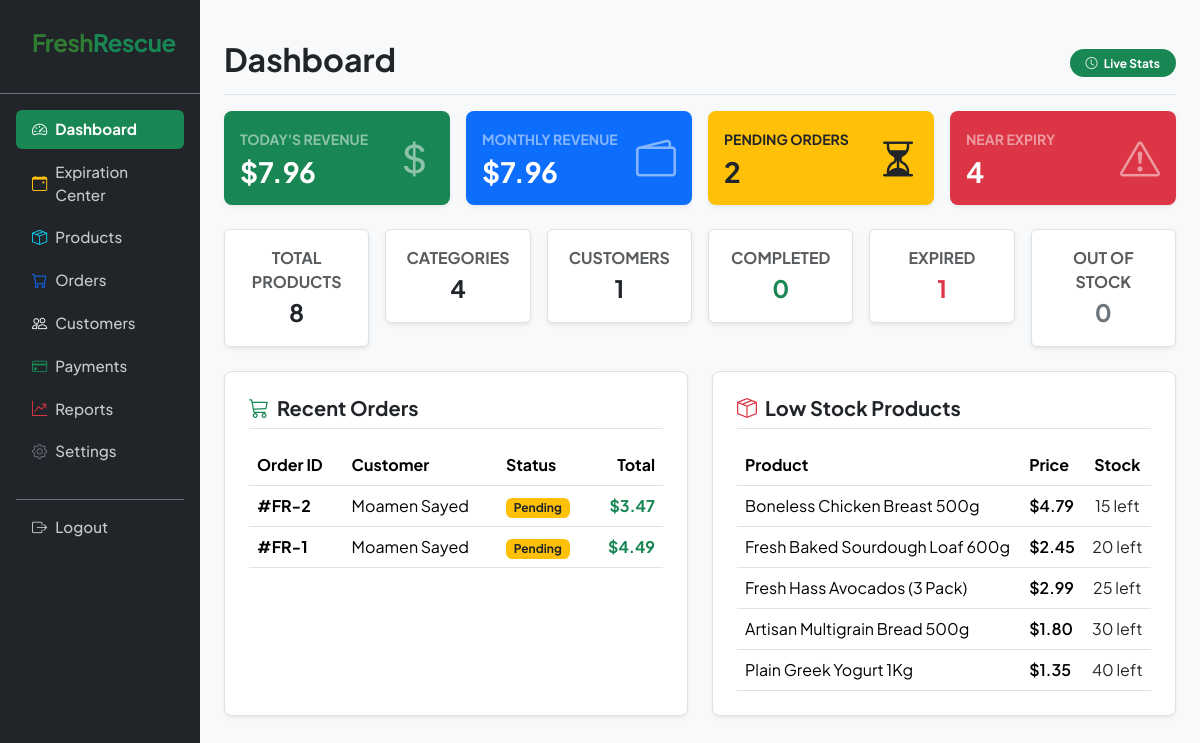
The page /admin/dashboard.php (signed in) on the database its author committed.
### tables this page shows
CREATE TABLE `order` (
  `id` int(11) NOT NULL,
  `name` varchar(255) NOT NULL,
  `status` varchar(50) NOT NULL,
  `total_price` decimal(10,2) NOT NULL,
  `user_id` int(11) DEFAULT NULL,
  `payment_id` int(11) DEFAULT NULL,
  `created_at` timestamp NOT NULL DEFAULT current_timestamp()
);

CREATE TABLE `product` (
  `id` int(11) NOT NULL,
  `name` varchar(255) NOT NULL,
  `description` text DEFAULT NULL,
  `price` decimal(10,2) NOT NULL,
  `quantity` int(11) NOT NULL DEFAULT 0,
  `category_id` int(11) DEFAULT NULL,
  `image` varchar(255) DEFAULT NULL,
  `discount` int(11) DEFAULT 0,
  `expiration_date` date DEFAULT NULL,
  `status` varchar(50) DEFAULT 'active'
);

### includes/functions.php (called while the page is built, shortened)
<?php
function esc(string $value): string {
    return htmlspecialchars($value, ENT_QUOTES, 'UTF-8');
}

### admin/dashboard.php (the view, shortened to what this page needs)
<?php
require_once __DIR__ . '/../includes/functions.php';
$conn = getDatabaseConnection();
$totalProducts = $conn->query("SELECT COUNT(*) FROM `product`")->fetch_row()[0];
$totalCategories = $conn->query("SELECT COUNT(*) FROM `category`")->fetch_row()[0];
$totalUsers = $conn->query("SELECT COUNT(*) FROM `user` WHERE `role` = 'customer'")->fetch_row()[0];
$todayRevenue = $conn->query("SELECT SUM(`total_price`) FROM `order` WHERE DATE(`created_at`) = CURRENT_DATE")->fetch_row()[0] ?? 0.0;
$monthRevenue = $conn->query("SELECT SUM(`total_price`) FROM `order` WHERE MONTH(`created_at`) = MONTH(CURRENT_DATE) AND YEAR(`created_at`) = YEAR(CURRENT_DATE)")->fetch_row()[0] ?? 0.0;
$pendingOrders = $conn->query("SELECT COUNT(*) FROM `order` WHERE `status` = 'Pending'")->fetch_row()[0];
$completedOrders = $conn->query("SELECT COUNT(*) FROM `order` WHERE `status` = 'Completed' OR `status` = 'Delivered'")->fetch_row()[0];
$today = date('Y-m-d');
$nearExpiryDate = date('Y-m-d', strtotime('+3 days'));
$nearExpiryProducts = $conn->query("SELECT COUNT(*) FROM `product` WHERE `expiration_date` >= '$today' AND `expiration_date` <= '$nearExpiryDate' AND `status` = 'active'")->fetch_row()[0];
$expiredProducts = $conn->query("SELECT COUNT(*) FROM `product` WHERE `expiration_date` < '$today'")->fetch_row()[0];
$outOfStockProducts = $conn->query("SELECT COUNT(*) FROM `product` WHERE `quantity` = 0")->fetch_row()[0];
include __DIR__ . '/../includes/head.php';
?>
<div class="container-fluid">
  <div class="row">
    <?php include __DIR__ . '/../includes/sidebar.php'; ?>
    <main class="col-md-9 ms-sm-auto col-lg-10 px-md-4 py-4 bg-light">
      <div class="d-flex justify-content-between flex-wrap flex-md-nowrap align-items-center pt-3 pb-2 mb-3 border-bottom">
        <h1 class="h2 fw-bold text-dark">Dashboard</h1>
        <div class="btn-toolbar mb-2 mb-md-0">
          <span class="badge bg-success px-3 py-2 fs-7 rounded-pill"><i class="bi bi-clock me-1"></i> Live Stats</span>
        </div>
      </div>
      <div class="row g-3 mb-4">
        <div class="col-6 col-lg-3">
          <div class="card border-0 shadow-sm rounded-3 bg-success text-white p-3">
            <div class="d-flex align-items-center justify-content-between">
              <div>
                <small class="text-white-50 text-uppercase fw-bold fs-9">Today's Revenue</small>
                <h3 class="fw-bold mb-0 mt-1">$<?php echo number_format($todayRevenue, 2); ?></h3>
              </div>
              <i class="bi bi-currency-dollar fs-1 text-white-50"></i>
            </div>
          </div>
        </div>
        <div class="col-6 col-lg-3">
          <div class="card border-0 shadow-sm rounded-3 bg-primary text-white p-3">
            <div class="d-flex align-items-center justify-content-between">
              <div>
                <small class="text-white-50 text-uppercase fw-bold fs-9">Monthly Revenue</small>
                <h3 class="fw-bold mb-0 mt-1">$<?php echo number_format($monthRevenue, 2); ?></h3>
              </div>
              <i class="bi bi-wallet2 fs-1 text-white-50"></i>
            </div>
          </div>
        </div>
        <div class="col-6 col-lg-3">
          <div class="card border-0 shadow-sm rounded-3 bg-warning text-dark p-3">
            <div class="d-flex align-items-center justify-content-between">
              <div>
                <small class="text-dark-50 text-uppercase fw-bold fs-9">Pending Orders</small>
                <h3 class="fw-bold mb-0 mt-1"><?php echo $pendingOrders; ?></h3>
              </div>
              <i class="bi bi-hourglass-split fs-1 text-dark-50"></i>
            </div>
          </div>
        </div>
        <div class="col-6 col-lg-3">
          <div class="card border-0 shadow-sm rounded-3 bg-danger text-white p-3">
            <div class="d-flex align-items-center justify-content-between">
              <div>
                <small class="text-white-50 text-uppercase fw-bold fs-9">Near Expiry</small>
                <h3 class="fw-bold mb-0 mt-1"><?php echo $nearExpiryProducts; ?></h3>
              </div>
              <i class="bi bi-exclamation-triangle fs-1 text-white-50"></i>
            </div>
          </div>
        </div>
      </div>
      <div class="row g-3 mb-4 text-center">
        <div class="col-4 col-md-2">
          <div class="bg-white border rounded p-3 shadow-sm">
            <span class="d-block text-muted fs-9 fw-bold text-uppercase">Total Products</span>
            <span class="fs-4 fw-bold text-dark"><?php echo $totalProducts; ?></span>
          </div>
        </div>
        <div class="col-4 col-md-2">
          <div class="bg-white border rounded p-3 shadow-sm">
            <span class="d-block text-muted fs-9 fw-bold text-uppercase">Categories</span>
            <span class="fs-4 fw-bold text-dark"><?php echo $totalCategories; ?></span>
          </div>
        </div>
        <div class="col-4 col-md-2">
          <div class="bg-white border rounded p-3 shadow-sm">
            <span class="d-block text-muted fs-9 fw-bold text-uppercase">Customers</span>
            <span class="fs-4 fw-bold text-dark"><?php echo $totalUsers; ?></span>
          </div>
        </div>
        <div class="col-4 col-md-2">
          <div class="bg-white border rounded p-3 shadow-sm">
            <span class="d-block text-muted fs-9 fw-bold text-uppercase">Completed</span>
            <span class="fs-4 fw-bold text-success"><?php echo $completedOrders; ?></span>
          </div>
        </div>
        <div class="col-4 col-md-2">
          <div class="bg-white border rounded p-3 shadow-sm">
            <span class="d-block text-muted fs-9 fw-bold text-uppercase">Expired</span>
            <span class="fs-4 fw-bold text-danger"><?php echo $expiredProducts; ?></span>
          </div>
        </div>
        <div class="col-4 col-md-2">
          <div class="bg-white border rounded p-3 shadow-sm">
            <span class="d-block text-muted fs-9 fw-bold text-uppercase">Out of Stock</span>
            <span class="fs-4 fw-bold text-secondary"><?php echo $outOfStockProducts; ?></span>
          </div>
        </div>
      </div>
      <div class="row g-4 mb-4">
        <div class="col-lg-6">
          <div class="bg-white border rounded-3 p-4 shadow-sm h-100">
            <h5 class="fw-bold mb-3 border-bottom pb-2 text-dark"><i class="bi bi-cart3 text-success me-2"></i>Recent Orders</h5>
            <div class="table-responsive">
              <table class="table align-middle mb-0 fs-8">
                <thead>
                  <tr>
                    <th>Order ID</th>
                    <th>Customer</th>
                    <th>Status</th>
                    <th class="text-end">Total</th>
                  </tr>
                </thead>
                <tbody>
                  <?php
                  $recResult = $conn->query("SELECT * FROM `order` ORDER BY `id` DESC LIMIT 5");
                  if ($recResult->num_rows === 0): ?>
                    <tr><td colspan="4" class="text-center text-muted">No orders found</td></tr>
                  <?php else:
                      while ($ord = $recResult->fetch_assoc()):
                          $badge = 'bg-warning text-dark';
                  ?>
                    <tr>
                      <td class="fw-bold">#FR-<?php echo $ord['id']; ?></td>
                      <td><?php echo esc($ord['name']); ?></td>
                      <td><span class="badge <?php echo $badge; ?>"><?php echo esc(ucfirst($ord['status'])); ?></span></td>
                      <td class="text-end fw-bold text-success">$<?php echo number_format($ord['total_price'], 2); ?></td>
                    </tr>
                  <?php endwhile; endif; ?>
                </tbody>
              </table>
            </div>
          </div>
        </div>
        <div class="col-lg-6">
          <div class="bg-white border rounded-3 p-4 shadow-sm h-100">
            <h5 class="fw-bold mb-3 border-bottom pb-2 text-dark"><i class="bi bi-box-seam text-danger me-2"></i>Low Stock Products</h5>
            <div class="table-responsive">
              <table class="table align-middle mb-0 fs-8">
                <thead>
                  <tr>
                    <th>Product</th>
                    <th>Price</th>
                    <th class="text-center">Stock</th>
                  </tr>
                </thead>
                <tbody>
                  <?php
                  $stockResult = $conn->query("SELECT * FROM `product` ORDER BY `quantity` ASC LIMIT 5");
                  if ($stockResult->num_rows === 0): ?>
                    <tr><td colspan="3" class="text-center text-muted">No products found</td></tr>
                  <?php else:
                      while ($prod = $stockResult->fetch_assoc()):
                          $qty = $prod['quantity'];
                          $stockClass = ($qty == 0) ? 'text-danger fw-bold' : (($qty < 10) ? 'text-warning fw-bold' : 'text-dark');
                  ?>
                    <tr>
                      <td><?php echo esc($prod['name']); ?></td>
                      <td class="fw-semibold">$<?php echo number_format($prod['price'], 2); ?></td>
                      <td class="text-center <?php echo $stockClass; ?>"><?php echo $qty; ?> left</td>
                    </tr>
                  <?php endwhile; endif; ?>
                </tbody>
              </table>
            </div>
          </div>
        </div>
      </div>
    </main>
  </div>
</div>
</body>
</html>

### assets/css/variables.css (style rules this page uses)
:root { --primary-color: #2E7D32; --primary-hover: #1b5e20; --secondary-color: #F9A826; --bg-color: #ffffff; --card-bg: #f8f9fa; --text-color: #212529; --text-muted: #6c757d; --border-color: #e9ecef; --radius-md: 8px; --shadow-soft: 0 2px 12px rgba(0, 0, 0, 0.04); --font-family: 'Plus Jakarta Sans', sans-serif; --transition: all 0.2s ease-in-out; }
body { font-family: var(--font-family); background-color: var(--bg-color); color: var(--text-color); -webkit-font-smoothing: antialiased; }

### rows shown on the page
order: id "2", name "Moamen Sayed", status "Pending", total_price "3.47"
order: id "1", name "Moamen Sayed", status "Pending", total_price "4.49"
product: name "Boneless Chicken Breast 500g", price "4.79", quantity "15"
product: name "Fresh Baked Sourdough Loaf 600g", price "2.45", quantity "20"
product: name "Fresh Hass Avocados (3 Pack)", price "2.99", quantity "25"
product: name "Artisan Multigrain Bread 500g", price "1.80", quantity "30"
product: name "Plain Greek Yogurt 1Kg", price "1.35", quantity "40"

### other values the page prints
$todayRevenue "7.96"
$monthRevenue "7.96"
$pendingOrders "2"
$nearExpiryProducts "4"
$totalProducts "8"
$totalCategories "4"
$totalUsers "1"
$completedOrders "0"
$expiredProducts "1"
$outOfStockProducts "0"
